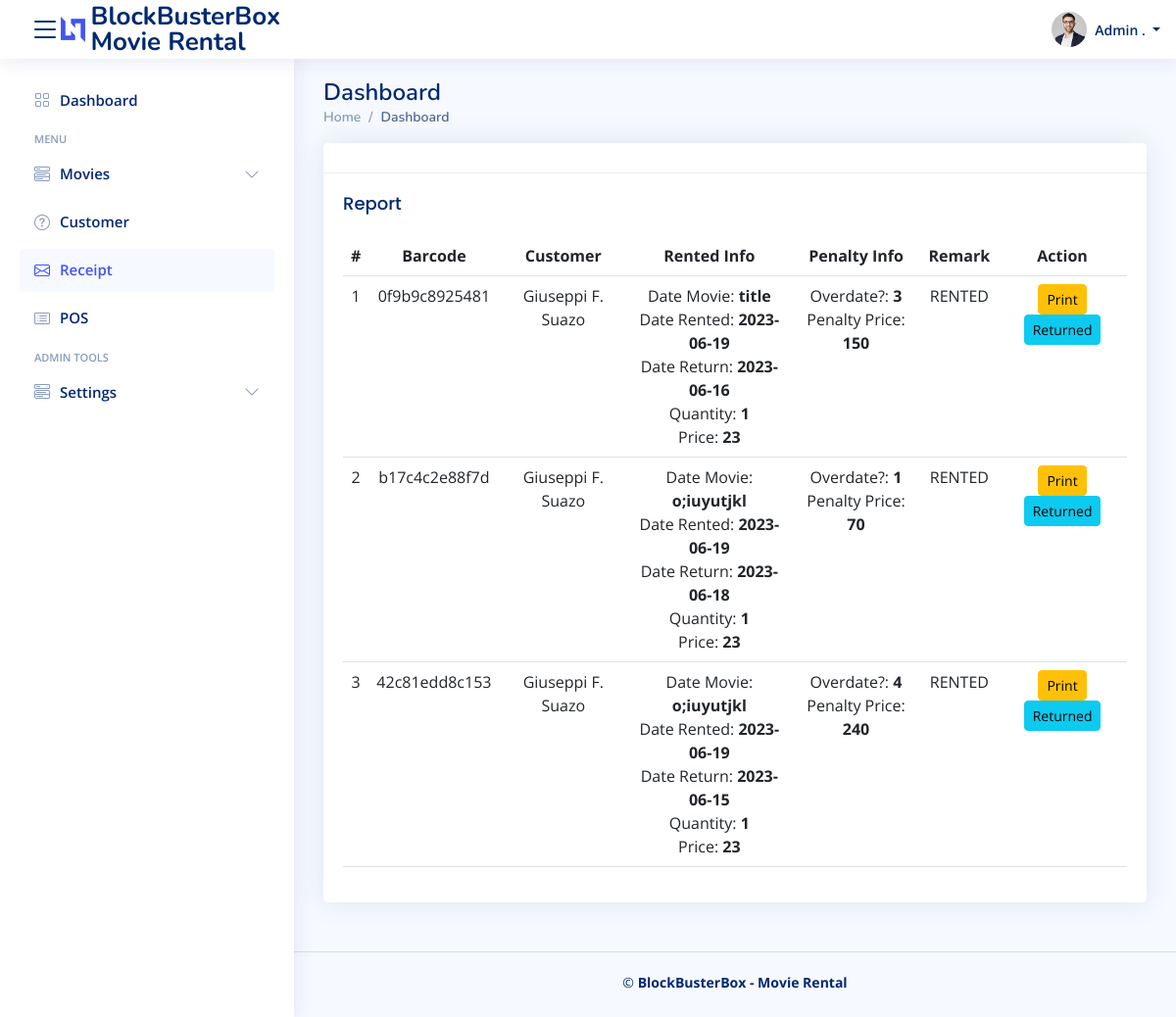
/index.php?page=report (signed in), run on the app's committed database.
### tables this page shows
CREATE TABLE `tbl_user_information` (
  `id` int(11) NOT NULL,
  `user_account_id` int(11) DEFAULT NULL,
  `email` varchar(255) DEFAULT NULL,
  `fName` varchar(255) DEFAULT NULL,
  `mName` varchar(255) DEFAULT NULL,
  `lName` varchar(255) DEFAULT NULL,
  `address` varchar(255) DEFAULT NULL,
  `contactNo` varchar(255) DEFAULT NULL,
  `created_at` timestamp NOT NULL DEFAULT current_timestamp()
);

CREATE TABLE `tbl_rents_info` (
  `id` int(11) NOT NULL,
  `tbl_user_information_id` int(11) NOT NULL,
  `tbl_movie_info_id` int(11) DEFAULT NULL,
  `tbl_customer_info_id` int(11) NOT NULL,
  `genereratedCode` varchar(500) NOT NULL,
  `requestedDate` date NOT NULL,
  `returnDate` date NOT NULL,
  `requestedQty` int(11) DEFAULT NULL,
  `requestedAmount` int(11) DEFAULT NULL,
  `status` varchar(255) DEFAULT NULL,
  `created_at` timestamp NOT NULL DEFAULT current_timestamp()
);

CREATE TABLE `tbl_customer_info` (
  `id` int(11) NOT NULL,
  `email` varchar(255) DEFAULT NULL,
  `fName` varchar(255) DEFAULT NULL,
  `mName` varchar(255) DEFAULT NULL,
  `lName` varchar(255) DEFAULT NULL,
  `address` varchar(255) DEFAULT NULL,
  `contactNo` varchar(255) DEFAULT NULL,
  `created_at` timestamp NOT NULL DEFAULT current_timestamp()
);

CREATE TABLE `tbl_movie_inventory_info` (
  `id` int(11) NOT NULL,
  `tbl_movie_info_id` int(11) DEFAULT NULL,
  `price` int(11) DEFAULT NULL,
  `qty` int(11) DEFAULT NULL,
  `available` int(11) DEFAULT NULL,
  `borrowed` int(11) DEFAULT NULL,
  `penalty` float NOT NULL DEFAULT 0,
  `created_at` timestamp NOT NULL DEFAULT current_timestamp()
);

CREATE TABLE `tbl_movie_info` (
  `id` int(11) NOT NULL,
  `title` varchar(255) DEFAULT NULL,
  `cast` varchar(255) DEFAULT NULL,
  `director` varchar(255) DEFAULT NULL,
  `img` varchar(255) DEFAULT NULL,
  `created_at` timestamp NOT NULL DEFAULT current_timestamp()
);

CREATE TABLE `penalty` (
  `id` int(11) NOT NULL,
  `receipt_no` varchar(30) NOT NULL,
  `days_penalty` int(11) NOT NULL,
  `penalty_price` int(11) NOT NULL
);

### report.php (the view, shortened to what this page needs)
<?php include('include/db_connect.php'); ?>
<div class="pagetitle">
  <h1>Dashboard</h1>
  <nav>
    <ol class="breadcrumb">
      <li class="breadcrumb-item"><a href="../basicRental/index.php">Home</a></li>
      <li class="breadcrumb-item active">Dashboard</li>
    </ol>
  </nav>
</div>
<section class="section">
  <div class="row">
    <div class="col-lg-12">
      <div class="card">
        <div class="card-header">
        </div>
        <div class="card-body">
          <h5 class="card-title">Report</h5>
          <table class="table datatable">
            <thead>
              <tr>
                <th scope="col" class="text-center">#</th>
                <th scope="col" class="text-center">Barcode</th>
                <th scope="col" class="text-center">Customer</th>
                <th scope="col" class="text-center">Rented Info</th>
                <th scope="col" class="text-center">Penalty Info</th>
                <th scope="col" class="text-center">Remark</th>
                <th scope="col" class="text-center">Action</th>
              </tr>
            </thead>
            <tbody>
              <?php
              $i = 1;
              $data = $conn->query("SELECT * FROM tbl_rents_info ORDER BY created_at DESC");
              while ($row = $data->fetch_assoc()):
                ?>
                <tr>
                  <td class="text-center"><?php echo $i++ ?></td>
                  <td class="text-center">
                    <?php echo $row['genereratedCode'] ?>
                  </td>
                  <td class="text-center">
                    <?php
                    $data_about = $conn->query("SELECT * FROM tbl_customer_info WHERE `id` =" . $row['tbl_customer_info_id']);
                    if ($data_about && $row_cust = $data_about->fetch_assoc()) {
                      echo ucwords($row_cust['fName']." ".$row_cust['mName'][0].". ".$row_cust['lName']);
                    }
                    else {
                      echo "YOU DELETED THE CUSTOMER";
                    }
                    ?>
                  </td>
                  <td class="text-center">
                    <?php
                    $data3 = $conn->query("SELECT * FROM tbl_movie_info
                      JOIN tbl_movie_inventory_info
                      ON tbl_movie_inventory_info.tbl_movie_info_id = tbl_movie_info.id
                      WHERE tbl_movie_info.id = " . $row['tbl_movie_info_id']);
                    while($row3=$data3->fetch_assoc()):
                      ?>
                      <p style="margin: 0; padding: 0;">Date Movie: <b><?php echo $row3['title'] ?></b></p>
                      <p style="margin: 0; padding: 0;">Date Rented: <b><?php echo $row['requestedDate'] ?></b></p>
                      <p style="margin: 0; padding: 0;">Date Return: <b><?php echo $row['returnDate'] ?></b></p>
                      <p style="margin: 0; padding: 0;">Quantity: <b><?php echo $row['requestedQty'] ?></b></p>
                      <p style="margin: 0; padding: 0;">Price: <b><?php echo $row['requestedAmount'] ?></b></p>
                    </td>
                    <td class="text-center">
                      <?php
                      $data4 = $conn->query("SELECT * FROM penalty WHERE `receipt_no` = '" . $row['genereratedCode'] . "'");
                      while($row4=$data4->fetch_assoc()):
                        if (isset($row4)) { ?>
                       <p style="margin: 0; padding: 0;">Overdate?: <b><?php echo $row4['days_penalty'] ?></b></p>
                      <p style="margin: 0; padding: 0;">Penalty Price: <b><?php echo $row4['penalty_price'] ?></b></p>
                        <?php }
                        ?>
                         <?php endwhile; ?>
                      </td>
                      <td class="text-center"><?php echo $row['status'] ?></td>
                      <td class="text-center">
                        <button class="btn btn-sm btn-warning print" type="button"
                        data-id="<?php echo $row['id'] ?>"
                        data-ids="<?php echo $row['tbl_customer_info_id'] ?>"
                        data-reqd="<?php echo $row['requestedDate'] ?>"
                        data-retd="<?php echo $row['returnDate'] ?>"
                        data-reqqty="<?php echo $row['requestedQty'] ?>"
                        data-amt="<?php echo $row['requestedAmount'] ?>"
                        >Print</button>
                        <?php if ($row['status'] == 'RENTED') { ?>
                          <button class="btn btn-sm btn-info" type="button"
                          data-id="<?php echo $row['id'] ?>" onclick="bumalik('<?php echo $row['id']."|".$row['returnDate']."|".$row3['penalty']."|".$row['genereratedCode']?>')"
                          >Returned</button>
                        <?php } ?>
                      </td>
                    </tr>
                <?php endwhile; ?>
              <?php endwhile; ?>
            </tbody>
          </table>
        </div>
      </div>
    </div>
  </div>
</section>

### include/topbar.php (shortened to what this page needs)
  <?php
include('include/db_connect.php');
$userInfo = $conn->query("SELECT * FROM tbl_user_information WHERE user_account_id = " . $_SESSION['login_id'] . " LIMIT 1")->fetch_array();
$name = ucwords($userInfo['fName']) . " " . ucwords($userInfo['mName'][0]) . ". " . ucwords($userInfo['lName']);
  ?>
  <header id="header" class="header fixed-top d-flex align-items-center">
    <div class="d-flex align-items-center justify-content-between">
    <i class="bi bi-list toggle-sidebar-btn"></i>
      <a href="../basicRental/index.php" class="logo d-flex align-items-center">
        <img src="Public/assets/img/logo.png" alt="">
        <span class="d-none d-lg-block">BlockBusterBox<br>Movie Rental</span>
      </a>
    </div>
    <nav class="header-nav ms-auto">
      <ul class="d-flex align-items-center">
        <li class="nav-item dropdown pe-3">
          <a class="nav-link nav-profile d-flex align-items-center pe-0" href="#" data-bs-toggle="dropdown">
            <img src="Public/assets/img/profile-img.jpg" alt="Profile" class="rounded-circle">
            <span class="d-none d-md-block dropdown-toggle ps-2"><?php echo isset($name) ? $name : 'Guest'; ?></span>
          </a>
        </li>
      </ul>
    </nav>
  </header>

### Public/assets/css/style.css (style rules this page uses)
:root { scroll-behavior: smooth; }
body { font-family: "Open Sans", sans-serif; background: #f6f9ff; color: #444444; }
a { color: #4154f1; text-decoration: none; }
h1, h2, h3, h4, h5, h6 { font-family: "Nunito", sans-serif; }
.pagetitle { margin-bottom: 10px; }
.pagetitle h1 { font-size: 24px; margin-bottom: 0; font-weight: 600; color: #012970; }
.card { margin-bottom: 30px; border: none; border-radius: 5px; box-shadow: 0px 0 30px rgba(1, 41, 112, 0.1); }
.card-header, .card-footer { border-color: #ebeef4; background-color: #fff; color: #798eb3; padding: 15px; }
.card-title { padding: 20px 0 15px 0; font-size: 18px; font-weight: 500; color: #012970; font-family: "Poppins", sans-serif; }
.card-body { padding: 0 20px 20px 20px; }
.breadcrumb { font-size: 14px; font-family: "Nunito", sans-serif; color: #899bbd; font-weight: 600; }
.breadcrumb a { color: #899bbd; transition: 0.3s; }
.breadcrumb .breadcrumb-item::before { color: #899bbd; }
.breadcrumb .active { color: #51678f; font-weight: 600; }
.logo { line-height: 1; }
@media (min-width: 1200px) { .logo { width: 280px; } }
.logo img { max-height: 26px; margin-right: 6px; }
.logo span { font-size: 26px; font-weight: 700; color: #012970; font-family: "Nunito", sans-serif; }
.header { transition: all 0.5s; z-index: 997; height: 60px; box-shadow: 0px 2px 20px rgba(1, 41, 112, 0.1); background-color: #fff; padding-left: 20px; }
.header .toggle-sidebar-btn { font-size: 32px; padding-left: 10px; cursor: pointer; color: #012970; }
.header-nav ul { list-style: none; }
.header-nav>ul { margin: 0; padding: 0; }
.header-nav .nav-profile { color: #012970; }
.header-nav .nav-profile img { max-height: 36px; }
.header-nav .nav-profile span { font-size: 14px; font-weight: 600; }

### data on the page
tbl_user_information: name "Admin ."
tbl_rents_info: genereratedCode "0f9b9c8925481", tbl_customer_info.lName "Giuseppi F. Suazo", requestedDate "2023-06-19", returnDate "2023-06-16", requestedQty "1", requestedAmount "23", status "RENTED"
tbl_movie_inventory_info: tbl_movie_info.title "title"
penalty: days_penalty "3", penalty_price "150"
tbl_rents_info: genereratedCode "b17c4c2e88f7d", tbl_customer_info.lName "Giuseppi F. Suazo", requestedDate "2023-06-19", returnDate "2023-06-18", requestedQty "1", requestedAmount "23", status "RENTED"
tbl_movie_inventory_info: tbl_movie_info.title "o;iuyutjkl"
penalty: days_penalty "1", penalty_price "70"
tbl_rents_info: genereratedCode "42c81edd8c153", tbl_customer_info.lName "Giuseppi F. Suazo", requestedDate "2023-06-19", returnDate "2023-06-15", requestedQty "1", requestedAmount "23", status "RENTED"
penalty: days_penalty "4", penalty_price "240"
